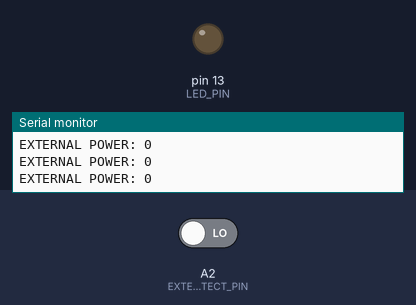
A sketch run on a simulated Arduino Uno, built with avr-gcc and run on an emulated ATmega328P. On the bench: output pins drawn as LEDs (lit = HIGH), the last lines printed to the serial monitor. Inputs (shaded band) come from the test bench; at power-on: A2 (EXTERNAL_POWER_DETECT_PIN) LOW.

Above: at 1.2 s.
1.3 s: A2 (EXTERNAL_POWER_DETECT_PIN) driven HIGH
At 1.6 s:
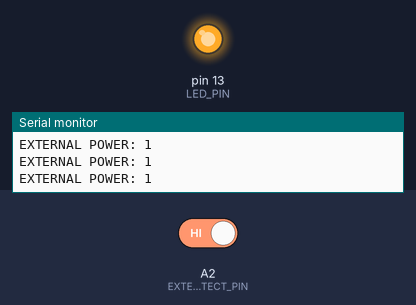
2.8 s: A2 (EXTERNAL_POWER_DETECT_PIN) driven LOW
At 4.1 s:
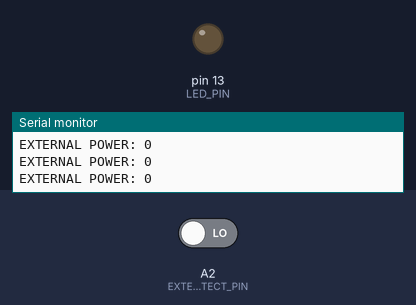
Timing chart, 0 to 5.8 s (numbered marks = the images above; inputs shaded):
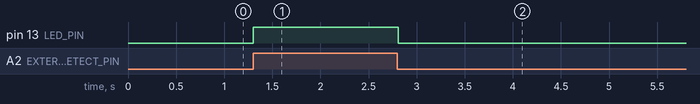

Measured:
- after the input at 1.3 s, pin 13 (LED_PIN): LOW → HIGH at once
- after the input at 2.8 s, pin 13 (LED_PIN): HIGH → LOW at once

The sketch:

main.ino
```cpp
#define LED_PIN 13
#define EXTERNAL_POWER_DETECT_PIN A2

bool external_power_detected = false;

void setup() {

    // start serial connection
    Serial.begin(57600); // must match ino.ini

    pinMode(LED_PIN, OUTPUT);
    pinMode(EXTERNAL_POWER_DETECT_PIN, INPUT);

}

void loop(){

    external_power_detected = digitalRead(EXTERNAL_POWER_DETECT_PIN);

    if(external_power_detected){
        digitalWrite(LED_PIN, HIGH);
    }else{
        digitalWrite(LED_PIN, LOW);
    }

    Serial.println(String("EXTERNAL POWER: ") + String(external_power_detected));

    delay(100);

}
```
